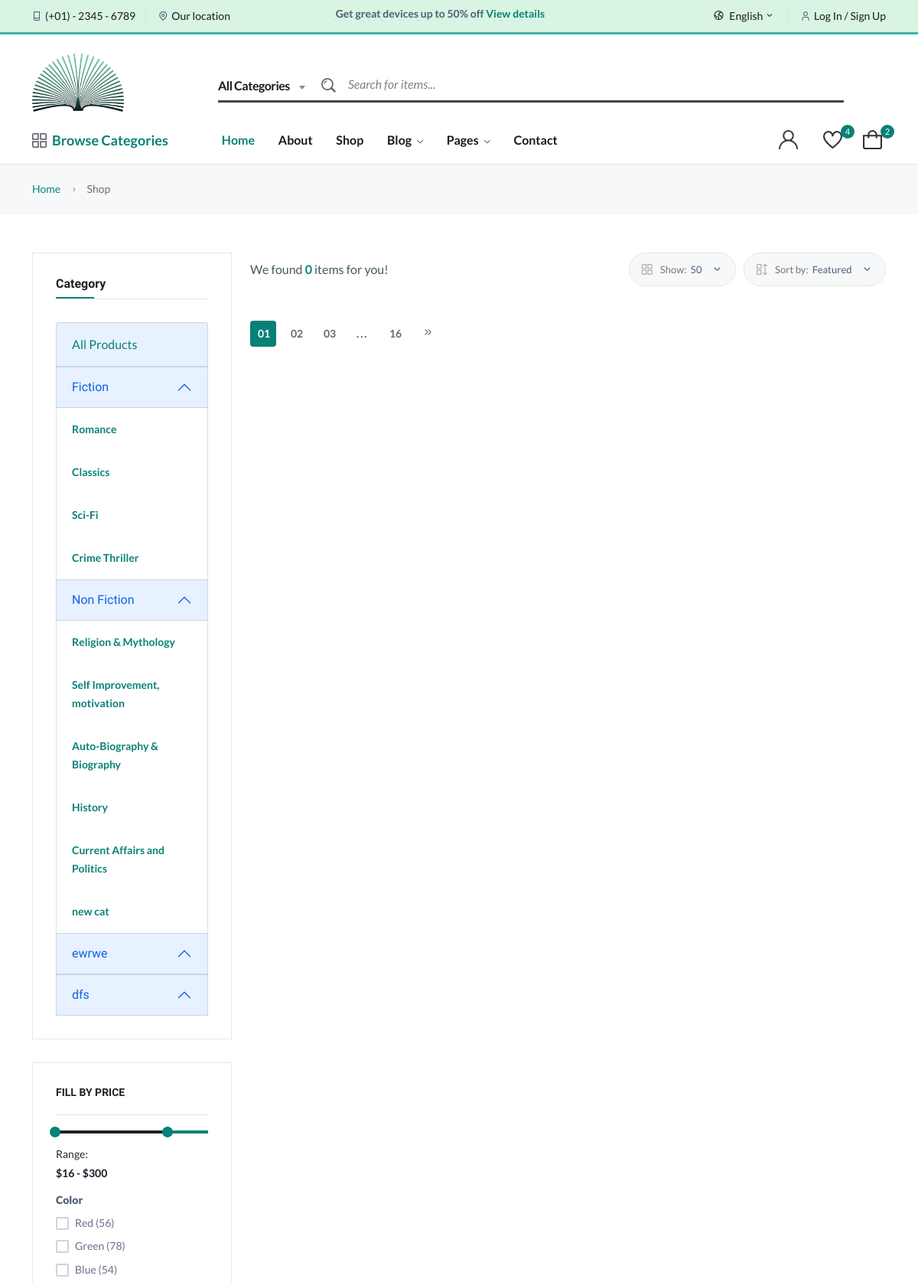
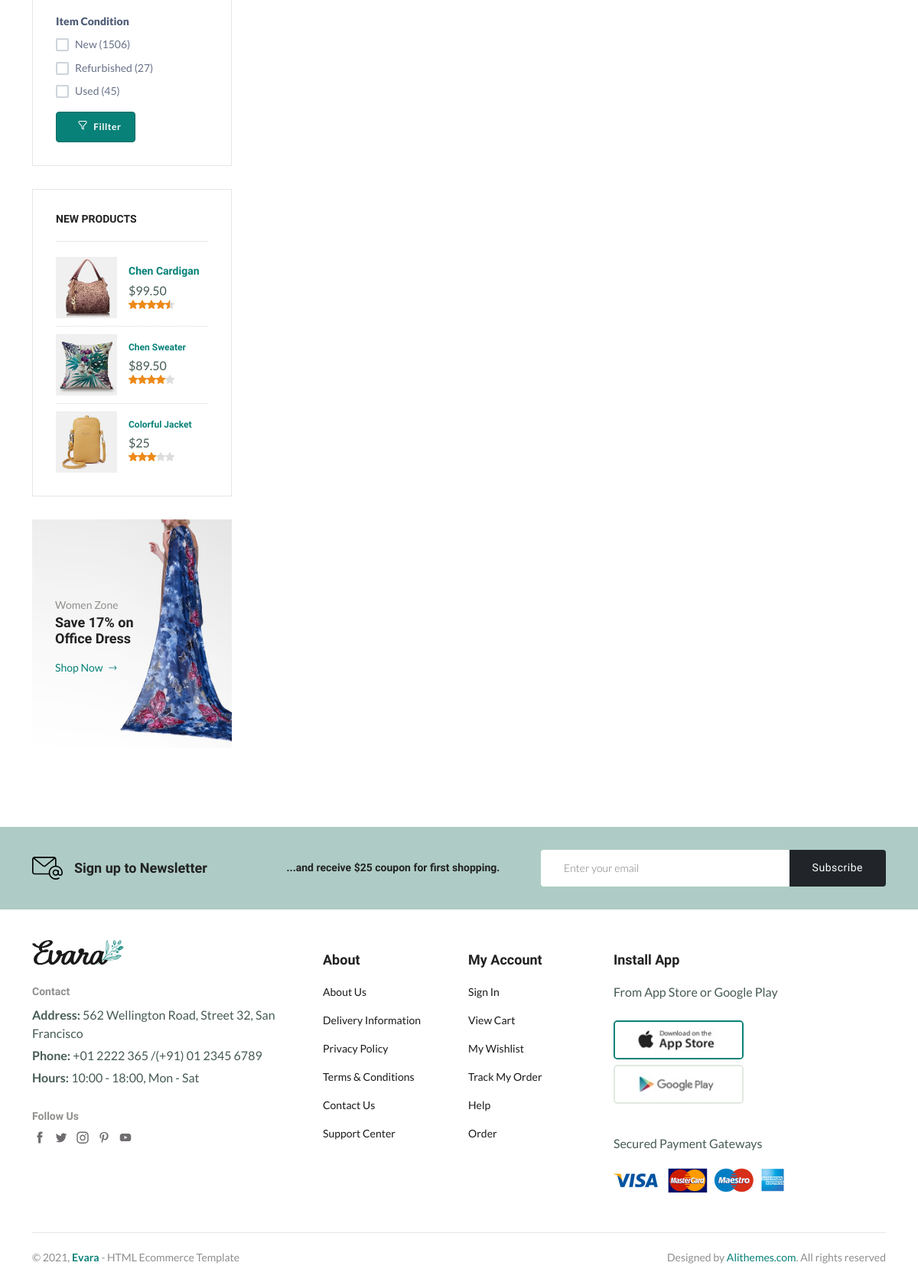
The page / on the database its author committed (2 pictures, top to bottom).
### store/models.py (models this page shows, shortened)
class Category(models.Model):
    category_name = models.CharField(max_length=50,unique=True)
    slug = models.SlugField(max_length=100, unique=True)
    parent_cat = models.ForeignKey('self',null=True,blank=True,on_delete=models.CASCADE,related_name = 'subcategories')
    is_active = models.BooleanField(default = True)
    class Meta:
        verbose_name = 'Category'
        verbose_name_plural = 'Categories'
    def get_url(self):
        return reverse('store_app:products_by_category',args=[self.slug])
    def __str__(self):
        return self.category_name

### store/views.py (the view)
# urls.py: path('',views.viewstore,name='view_store'),
def viewstore(request,category_slug=None):
    categories = None
    products = None
    if category_slug != None:
        categories = get_object_or_404(Category, slug=category_slug)
        products = ProductVariant.objects.filter(product__category=categories, is_active=True)
        products_count = products.count()
    else:
        products = ProductVariant.objects.all().filter(is_active=True)
        products_count = products.count()
    context = {
        "products":products,
        "products_count":products_count
        }
    return render(request, 'user_template/store.html', context)

### store/context_processors.py (called while the page is built)
def category_links(request):
    links = Category.objects.all()
    return dict(links = links)

### templates/user_template/store.html (shortened to what this page needs)
{% extends "user_base.html" %}
{% load static %}
{% block content %}
<body>
{% include "includes/user_navbar.html" %}
<main class="main">
<div class="page-header breadcrumb-wrap">
    <div class="container">
        <div class="breadcrumb">
            <a href="index.html" rel="nofollow">Home</a>
            <span></span> Shop
        </div>
    </div>
</div>
<section class="mt-50 mb-50">
    <div class="container">
        <div class="row flex-row-reverse">
            <div class="col-lg-9">
                <div class="shop-product-fillter">
                    <div class="totall-product">
                        <p> We found <strong class="text-brand">{{products_count}}</strong> items for you!</p>
                    </div>
                    <div class="sort-by-product-area">
                        <div class="sort-by-cover mr-10">
                            <div class="sort-by-product-wrap">
                                <div class="sort-by">
                                    <span><i class="fi-rs-apps"></i>Show:</span>
                                </div>
                                <div class="sort-by-dropdown-wrap">
                                    <span> 50 <i class="fi-rs-angle-small-down"></i></span>
                                </div>
                            </div>
                        </div>
                        <div class="sort-by-cover">
                            <div class="sort-by-product-wrap">
                                <div class="sort-by">
                                    <span><i class="fi-rs-apps-sort"></i>Sort by:</span>
                                </div>
                                <div class="sort-by-dropdown-wrap">
                                    <span> Featured <i class="fi-rs-angle-small-down"></i></span>
                                </div>
                            </div>
                        </div>
                    </div>
                </div>
                <div class="pagination-area mt-15 mb-sm-5 mb-lg-0">
                    <nav aria-label="Page navigation example">
                        <ul class="pagination justify-content-start">
                            <li class="page-item active"><a class="page-link" href="#">01</a></li>
                            <li class="page-item"><a class="page-link" href="#">02</a></li>
                            <li class="page-item"><a class="page-link" href="#">03</a></li>
                            <li class="page-item"><a class="page-link dot" href="#">...</a></li>
                            <li class="page-item"><a class="page-link" href="#">16</a></li>
                            <li class="page-item"><a class="page-link" href="#"><i class="fi-rs-angle-double-small-right"></i></a></li>
                        </ul>
                    </nav>
                </div>
            </div>
            <div class="col-lg-3 primary-sidebar sticky-sidebar">
                    <div class="widget-category mb-30">
                        <h5 class="section-title style-1 mb-30 wow fadeIn animated">Category</h5>
                        <ul class="categories">
                            <div class="accordion" id="accordionExample">
                                <div class="accordion-item">
                                    <button class="accordion-button custom-accordion-button" type="button">
                                        <a href="{% url 'store_app:view_store' %}">All Products</a>
                                    </button>
                                </div>
                                {% for category in links %}
                                <div class="accordion-item">
                                    {% if category.parent_cat is None %}
                                    <h2 class="accordion-header" id="heading{{category.id}}">
                                        <button class="accordion-button" type="button" data-bs-toggle="collapse" data-bs-target="#collapse{{category.id}}" aria-expanded="true" aria-controls="collapse{{category.id}}">
                                        {{category.category_name}}
                                        </button>
                                    </h2>
                                    {% for subcategory in category.subcategories.all %}
                                    <div id="collapse{{category.id}}" class="accordion-collapse collapse show" aria-labelledby="heading{{category.id}}" data-bs-parent="#accordionExample">
                                    <div class="accordion-body">
                                        <strong><a href="{{subcategory.get_url}}"><div class="submenu-title">{{subcategory}}</div></a></strong>
                                    </div>
                                    </div>
                                    {% endfor %}
                                    {% endif %}
                                </div>
                                {% endfor %}
                            </div>
                        </ul>
                    </div>
                    <div class="sidebar-widget price_range range mb-30">
                        <div class="widget-header position-relative mb-20 pb-10">
                            <h5 class="widget-title mb-10">Fill by price</h5>
                        </div>
                        <div class="price-filter">
                            <div class="price-filter-inner">
                                <div id="slider-range"></div>
                                <div class="price_slider_amount">
                                    <div class="label-input">
                                        <span>Range:</span><input type="text" id="amount" name="price" placeholder="Add Your Price" />
                                    </div>
                                </div>
                            </div>
                        </div>
                        <div class="list-group">
                            <div class="list-group-item mb-10 mt-10">
                                <label class="fw-900">Color</label>
                                <div class="custome-checkbox">
                                    <label class="form-check-label" for="exampleCheckbox1"><span>Red (56)</span></label>
                                    <br>
                                    <label class="form-check-label" for="exampleCheckbox2"><span>Green (78)</span></label>
                                    <br>
                                    <label class="form-check-label" for="exampleCheckbox3"><span>Blue (54)</span></label>
                                </div>
                                <label class="fw-900 mt-15">Item Condition</label>
                                <div class="custome-checkbox">
                                    <label class="form-check-label" for="exampleCheckbox11"><span>New (1506)</span></label>
                                    <br>
                                    <label class="form-check-label" for="exampleCheckbox21"><span>Refurbished (27)</span></label>
                                    <br>
                                    <label class="form-check-label" for="exampleCheckbox31"><span>Used (45)</span></label>
                                </div>
                            </div>
                        </div>
                        <a href="shop-grid-right.html" class="btn btn-sm btn-default"><i class="fi-rs-filter mr-5"></i> Fillter</a>
                    </div>
                <div class="sidebar-widget product-sidebar  mb-30 p-30 bg-grey border-radius-10">
                    <div class="widget-header position-relative mb-20 pb-10">
                        <h5 class="widget-title mb-10">New products</h5>
                    </div>
                    <div class="single-post clearfix">
                        <div class="image">
                            <img src="{% static 'assets/imgs/shop/thumbnail-3.jpg' %}" alt="#">
                        </div>
                        <div class="content pt-10">
                            <h5><a href="shop-product-detail.html">Chen Cardigan</a></h5>
                            <p class="price mb-0 mt-5">$99.50</p>
                            <div class="product-rate">
                                <div class="product-rating" style="width:90%"></div>
                            </div>
                        </div>
                    </div>
                    <div class="single-post clearfix">
                        <div class="image">
                            <img src="{% static 'assets/imgs/shop/thumbnail-4.jpg' %}" alt="#">
                        </div>
                        <div class="content pt-10">
                            <h6><a href="shop-product-detail.html">Chen Sweater</a></h6>
                            <p class="price mb-0 mt-5">$89.50</p>
                            <div class="product-rate">
                                <div class="product-rating" style="width:80%"></div>
                            </div>
                        </div>
                    </div>
                    <div class="single-post clearfix">
                        <div class="image">
                            <img src="{% static 'assets/imgs/shop/thumbnail-5.jpg' %}" alt="#">
                        </div>
                        <div class="content pt-10">
                            <h6><a href="shop-product-detail.html">Colorful Jacket</a></h6>
                            <p class="price mb-0 mt-5">$25</p>
                            <div class="product-rate">
                                <div class="product-rating" style="width:60%"></div>
                            </div>
                        </div>
                    </div>
                </div>
                <div class="banner-img wow fadeIn mb-45 animated d-lg-block d-none">
                    <img src="{% static 'assets/imgs/banner/banner-11.jpg' %}" alt="">
                    <div class="banner-text">
                        <span>Women Zone</span>
                        <h4>Save 17% on <br>Office Dress</h4>
                        <a href="shop-grid-right.html">Shop Now <i class="fi-rs-arrow-right"></i></a>
                    </div>
                </div>
            </div>
        </div>
    </div>
</section>
</main>
{% include "includes/user_footer.html" %}
</body>
{% endblock content %}

### rows shown on the page
Category: category_name "Fiction"
Category: category_name "Romance"
Category: category_name "Classics"
Category: category_name "Sci-Fi"
Category: category_name "Crime Thriller"
Category: category_name "Non Fiction"
Category: category_name "Religion & Mythology"
Category: category_name "Self Improvement, motivation"
Category: category_name "Auto-Biography & Biography"
Category: category_name "History"
Category: category_name "Current Affairs and Politics"
Category: category_name "new cat"
Category: category_name "ewrwe"
Category: category_name "dfs"

### other values the page prints
{{ products_count }} "0"
